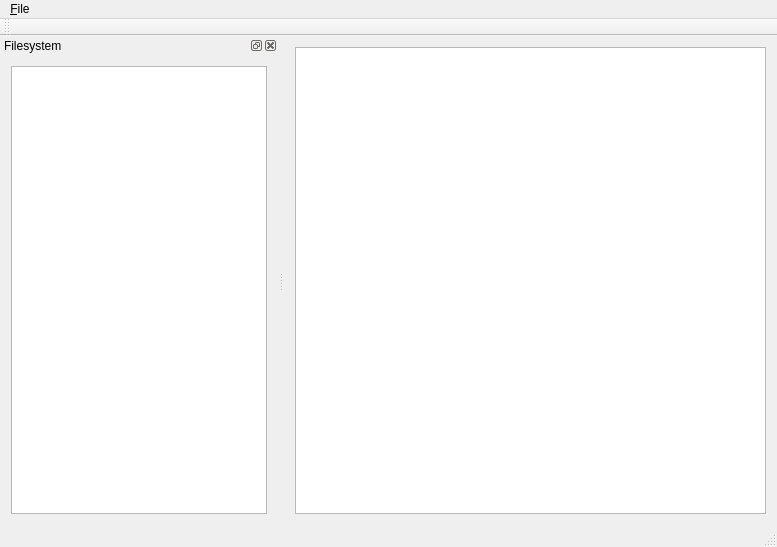
<?xml version="1.0" encoding="UTF-8"?>
<ui version="4.0">
 <class>MainWindow</class>
 <widget class="QMainWindow" name="MainWindow">
  <property name="geometry">
   <rect>
    <x>0</x>
    <y>0</y>
    <width>777</width>
    <height>547</height>
   </rect>
  </property>
  <property name="windowTitle">
   <string>MainWindow</string>
  </property>
  <widget class="QWidget" name="centralWidget">
   <layout class="QGridLayout" name="gridLayout">
    <item row="0" column="0">
     <widget class="QListWidget" name="listWidget">
      <property name="tabKeyNavigation">
       <bool>true</bool>
      </property>
      <property name="dragDropMode">
       <enum>QAbstractItemView::NoDragDrop</enum>
      </property>
      <property name="alternatingRowColors">
       <bool>false</bool>
      </property>
      <property name="iconSize">
       <size>
        <width>200</width>
        <height>200</height>
       </size>
      </property>
      <property name="textElideMode">
       <enum>Qt::ElideMiddle</enum>
      </property>
      <property name="movement">
       <enum>QListView::Static</enum>
      </property>
      <property name="resizeMode">
       <enum>QListView::Adjust</enum>
      </property>
      <property name="layoutMode">
       <enum>QListView::Batched</enum>
      </property>
      <property name="viewMode">
       <enum>QListView::IconMode</enum>
      </property>
      <property name="wordWrap">
       <bool>true</bool>
      </property>
     </widget>
    </item>
   </layout>
  </widget>
  <widget class="QMenuBar" name="menuBar">
   <property name="geometry">
    <rect>
     <x>0</x>
     <y>0</y>
     <width>777</width>
     <height>25</height>
    </rect>
   </property>
   <widget class="QMenu" name="menu_File">
    <property name="title">
     <string>&amp;File</string>
    </property>
    <addaction name="actionSettings"/>
    <addaction name="separator"/>
    <addaction name="actionExit"/>
   </widget>
   <addaction name="menu_File"/>
  </widget>
  <widget class="QToolBar" name="mainToolBar">
   <attribute name="toolBarArea">
    <enum>TopToolBarArea</enum>
   </attribute>
   <attribute name="toolBarBreak">
    <bool>false</bool>
   </attribute>
  </widget>
  <widget class="QStatusBar" name="statusBar"/>
  <widget class="QDockWidget" name="dockWidget">
   <property name="windowTitle">
    <string>Filesystem</string>
   </property>
   <attribute name="dockWidgetArea">
    <number>1</number>
   </attribute>
   <widget class="QWidget" name="dockWidgetContents">
    <layout class="QHBoxLayout" name="horizontalLayout">
     <item>
      <widget class="QTreeView" name="fileView"/>
     </item>
    </layout>
   </widget>
  </widget>
  <action name="actionSettings">
   <property name="text">
    <string>&amp;Settings</string>
   </property>
  </action>
  <action name="actionExit">
   <property name="text">
    <string>E&amp;xit</string>
   </property>
  </action>
 </widget>
 <layoutdefault spacing="6" margin="11"/>
 <resources/>
 <connections/>
</ui>
